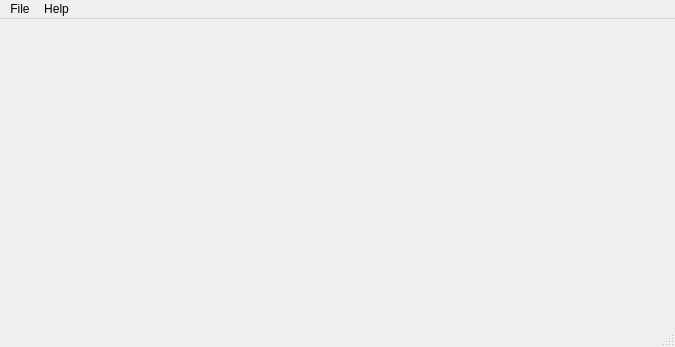
<?xml version="1.0" encoding="UTF-8"?>
<ui version="4.0">
 <class>MainWindow</class>
 <widget class="QMainWindow" name="MainWindow">
  <property name="geometry">
   <rect>
    <x>0</x>
    <y>0</y>
    <width>675</width>
    <height>347</height>
   </rect>
  </property>
  <property name="windowTitle">
   <string>File2Img</string>
  </property>
  <widget class="QWidget" name="centralWidget">
   <layout class="QGridLayout" name="gridLayout"/>
  </widget>
  <widget class="QMenuBar" name="menuBar">
   <property name="geometry">
    <rect>
     <x>0</x>
     <y>0</y>
     <width>675</width>
     <height>21</height>
    </rect>
   </property>
   <widget class="QMenu" name="menuFile">
    <property name="title">
     <string>File</string>
    </property>
    <addaction name="actionOpen"/>
    <addaction name="actionSave"/>
    <addaction name="actionPrint"/>
    <addaction name="separator"/>
    <addaction name="actionExit"/>
   </widget>
   <widget class="QMenu" name="menuHelp">
    <property name="title">
     <string>Help</string>
    </property>
    <addaction name="actionAbout"/>
   </widget>
   <addaction name="menuFile"/>
   <addaction name="menuHelp"/>
  </widget>
  <widget class="QStatusBar" name="statusBar"/>
  <action name="actionOpen">
   <property name="text">
    <string>Open...</string>
   </property>
  </action>
  <action name="actionPrint">
   <property name="text">
    <string>Print...</string>
   </property>
  </action>
  <action name="actionExit">
   <property name="text">
    <string>Exit</string>
   </property>
  </action>
  <action name="actionZoomIn">
   <property name="text">
    <string>Zoom In (25%)</string>
   </property>
  </action>
  <action name="actionZoomOut">
   <property name="text">
    <string>Zoom Out (25%)</string>
   </property>
  </action>
  <action name="actionNormalSize">
   <property name="text">
    <string>Normal Size</string>
   </property>
  </action>
  <action name="actionFitToWindow">
   <property name="text">
    <string>Fit to Window</string>
   </property>
  </action>
  <action name="actionAbout">
   <property name="text">
    <string>About</string>
   </property>
  </action>
  <action name="actionResize">
   <property name="text">
    <string>Resize...</string>
   </property>
  </action>
  <action name="actionSave">
   <property name="text">
    <string>Save...</string>
   </property>
  </action>
 </widget>
 <layoutdefault spacing="6" margin="11"/>
 <resources/>
 <connections/>
</ui>
